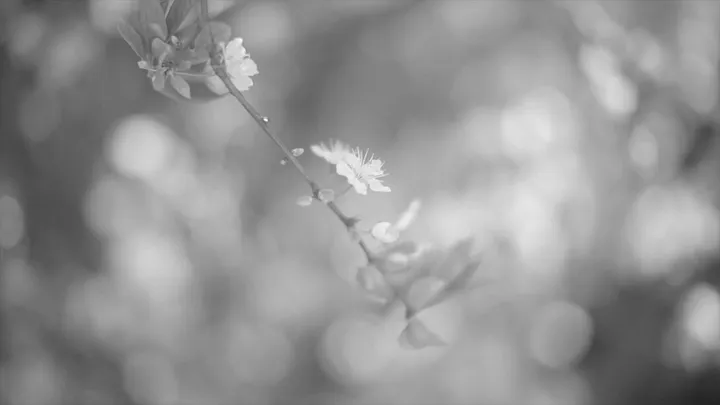
#> input picture IP/ISE/flower.webp, 720 x 405 px
$ python histogram_equilization.py
#> lines starting #> are read from the running program, lines starting #| are printed output that depends on the picture
import numpy as np
import matplotlib.pyplot as plt

# Function to perform histogram equalization
def histogram_equalization(image_path):
    # Load the image
#> called with image_path = 'flower.webp'
    img = plt.imread(image_path)
#> img is the input picture: shape (405, 720, 3); mean R, G, B 146.8, 146.7, 146.8

    # Convert the image to grayscale if it's in color
    if len(img.shape) == 3:
        img = np.mean(img, axis=2)
#> img: shape (405, 720) float64

    # Calculate the histogram of the original image
    original_hist, bins = np.histogram(img.flatten(), bins=256, range=(0, 256))
#> original_hist = 256 values, max 4960 at index 158, min 0 at index 0, mean 1139.1; bins = 257 values from 0 to 256

    # Calculate the cumulative distribution function (CDF)
    cdf = original_hist.cumsum()
#> cdf = 256 values from 0 to 291600

    # Normalize the CDF to be in the range [0, 255]
    cdf_normalized = ((cdf - cdf.min()) * 255) / (cdf.max() - cdf.min())
#> cdf_normalized = 256 values from 0 to 255

    # Map the values in the original image to their corresponding values in the equalized image
    equalized_img = cdf_normalized[img.astype(int)]
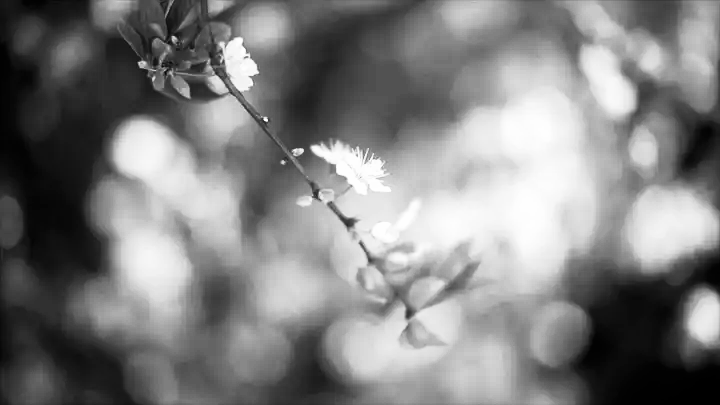
#> equalized_img: shape (405, 720) float64; min 0.0035, max 255, mean 128.7

    # Convert the equalized matrix back to an image
    equalized_img = equalized_img.astype(np.uint8)

    # Calculate the histogram of the equalized image
    equalized_hist, _ = np.histogram(equalized_img.flatten(), bins=256, range=(0, 256))
#> equalized_hist = 256 values, max 4960 at index 154, min 0 at index 6, mean 1139.1

    # Calculate the cumulative distribution function (CDF)
    equalized_cdf = equalized_hist.cumsum()
#> equalized_cdf = 256 values from 1066 to 291600

    # Normalize the CDF to be in the range [0, 255]
    equalized_cdf_normalized = ((equalized_cdf - equalized_cdf.min()) * 255) / (equalized_cdf.max() - equalized_cdf.min())
#> equalized_cdf_normalized = 256 values from 0 to 255

    # Plot the original image and its histogram
    plt.figure(figsize=(12, 6))
    plt.subplot(2, 3, 1)
    plt.imshow(img, cmap='gray')
    plt.title('Original Image')
    plt.axis('off')

    plt.subplot(2, 3, 2)
    plt.plot(original_hist, color='b')
    plt.title('Original Histogram')

    # Plot the cumulative distribution function (CDF)
    plt.subplot(2, 3, 3)
    plt.plot(cdf, color='r')
    plt.title('CDF of Original Image')

    # Plot the equalized image and its histogram
    plt.subplot(2, 3, 4)
    plt.imshow(equalized_img, cmap='gray')
    plt.title('Equalized Image')
    plt.axis('off')

    plt.subplot(2, 3, 5)
    plt.plot(equalized_hist, color='b')
    plt.title('Equalized Histogram')

    # Plot the normalized cumulative distribution function (CDF)
    plt.subplot(2, 3, 6)
    plt.plot(equalized_cdf_normalized, color='r')
    plt.title('CDF of Equalized Image')


    plt.tight_layout()
    plt.show()
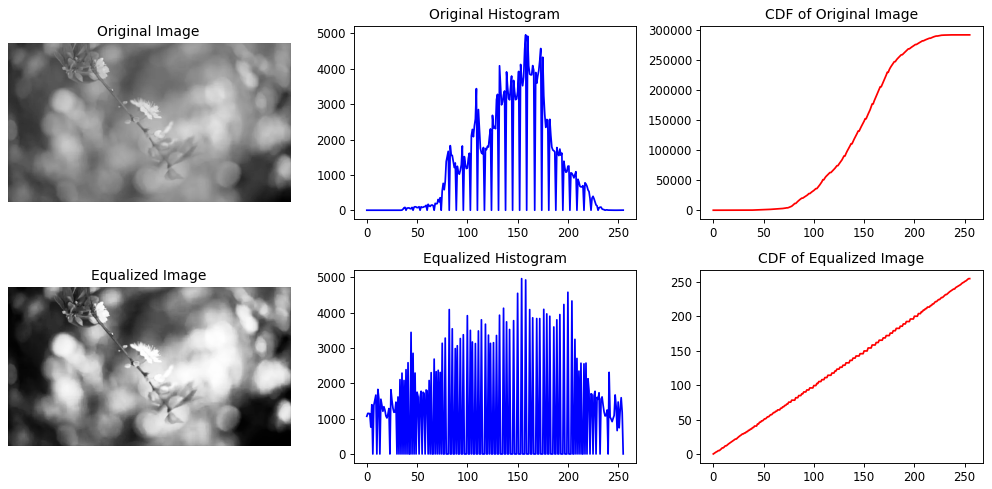
#> figure drawn by matplotlib, 6 panels; panel 2: curve peaks at x = 158, y = 4960; panel 3: curve peaks at x = 255, y = 291600; panel 5: curve peaks at x = 154, y = 4960; panel 6: curve peaks at x = 255, y = 255

# Provide the path to your image here
image_path = 'flower.webp'

# Perform histogram equalization and display the results
histogram_equalization(image_path)

$ run again, with IP/ISE/hit.webp copied over IP/ISE/flower.webp
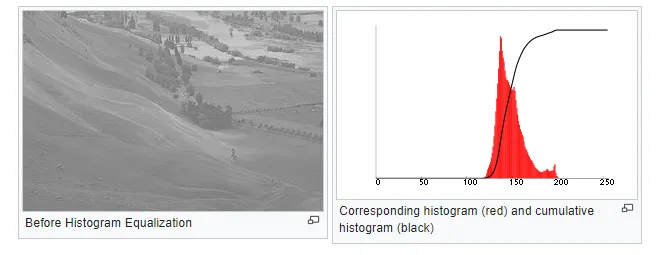
#> input picture IP/ISE/hit.webp, 664 x 255 px
#> in histogram_equalization, img is the input picture: shape (255, 664, 3); mean R, G, B 211.9, 208.5, 208.6
#> img: shape (255, 664) float64
#> original_hist = 256 values, max 63863 at index 255, min 0 at index 7, mean 661.4; bins = 257 values from 0 to 256
#> cdf = 256 values from 82 to 169320
#> cdf_normalized = 256 values from 0 to 255
#> in histogram_equalization, `equalized_img = cdf_normalized[img.astype(int)]`:
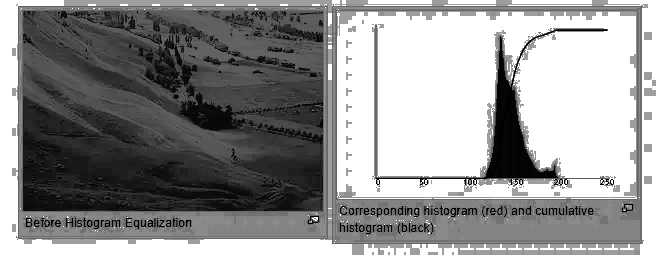
#> equalized_img: shape (255, 664) float64; min 0, max 255, mean 147.1
#> equalized_hist = 256 values, max 63863 at index 255, min 0 at index 12, mean 661.4
#> equalized_cdf = 256 values from 728 to 169320
#> equalized_cdf_normalized = 256 values from 0 to 255

$ run again, with IP/ISE/hit.jpg saved as IP/ISE/flower.webp
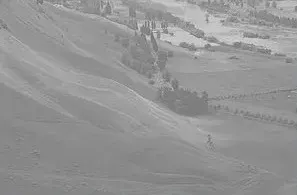
#> input picture IP/ISE/hit.jpg, 297 x 195 px
#> in histogram_equalization, img is the input picture: shape (195, 297, 3); mean R, G, B 148.2, 148.3, 148.3
#> img: shape (195, 297) float64
#> original_hist = 256 values, max 3536 at index 139, min 0 at index 0, mean 226.2; bins = 257 values from 0 to 256
#> cdf = 256 values from 0 to 57915
#> cdf_normalized = 256 values from 0 to 255
#> in histogram_equalization, `equalized_img = cdf_normalized[img.astype(int)]`:
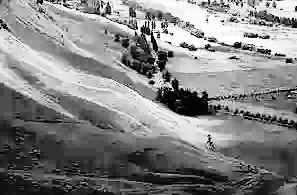
#> equalized_img: shape (195, 297) float64; min 0.0044, max 255, mean 131.2
#> equalized_hist = 256 values, max 3536 at index 78, min 0 at index 5, mean 226.2
#> equalized_cdf = 256 values from 205 to 57915
#> equalized_cdf_normalized = 256 values from 0 to 255
